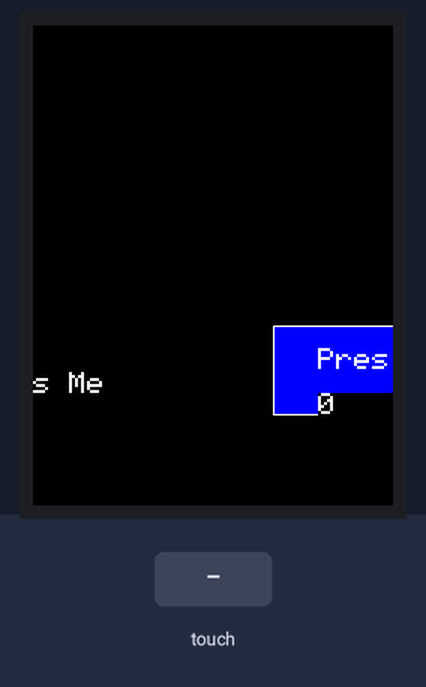
The sketch below on a simulated Arduino Uno, built with avr-gcc and run on an emulated ATmega328P. On the bench: 240×320 colour display. Inputs (shaded band) come from the test bench. What the sketch prints to the serial monitor is not drawn.

Above: at 1.4 s.
1.5 s: touch panel pressed at 13 % / 10 % of its raw x / y range
3.0 s: touch panel pressed at 38 % / 10 % of its raw x / y range
4.5 s: touch panel pressed at 62 % / 10 % of its raw x / y range
6.0 s: touch panel pressed at 87 % / 10 % of its raw x / y range
7.5 s: touch panel pressed at 13 % / 30 % of its raw x / y range
9.0 s: touch panel pressed at 38 % / 30 % of its raw x / y range
Timing chart, 0 to 11.5 s (numbered marks = the images above; inputs shaded):
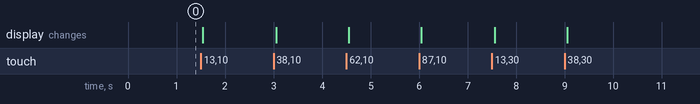

The sketch:

touchscreendemoshield.ino
```cpp
#include <stdint.h>
#include "TouchScreen.h"
#include <MCUFRIEND_kbv.h>

#define YP 14
#define XM 15
#define YM 16
#define XP 17

MCUFRIEND_kbv tft;

TouchScreen ts = TouchScreen(XP, YP, XM, YM, 300);

#define BUTTON_X     160
#define BUTTON_Y     200
#define BUTTON_WIDTH 120
#define BUTTON_HEIGHT 60
#define MINPRESSURE 10
#define MAXPRESSURE 1000
#define TEXT_X   (BUTTON_X + BUTTON_WIDTH / 4)
#define TEXT_Y   (BUTTON_Y + BUTTON_HEIGHT / 4)
int number = 0;


void setup(void) {

  Serial.begin(9600);
  int identifier = tft.readID();
  tft.begin(identifier);
  tft.fillScreen(TFT_BLACK);
  tft.setTextColor(TFT_WHITE);
  tft.setTextSize(2);

  drawButton();
  Serial.println("Started");
  updateNumber();
}

void loop(void) {
  TSPoint p = ts.getPoint();


    Serial.print("X = "); Serial.print(p.x);
     Serial.print("\tY = "); Serial.print(p.y);
     Serial.print("\tPressure = "); Serial.println(p.z);


  // Adjust the pressure threshold for touch detection
  if (p.z > MINPRESSURE && p.z < MAXPRESSURE) {
    number++;
    updateNumber();
    delay(200); // Debounce delay
  }
}
void drawButton() {
  // Ensure coordinates and dimensions are correct
  tft.fillRect(BUTTON_X, BUTTON_Y, BUTTON_WIDTH, BUTTON_HEIGHT, TFT_BLUE);
  tft.drawRect(BUTTON_X, BUTTON_Y, BUTTON_WIDTH, BUTTON_HEIGHT, TFT_WHITE);
  tft.setCursor(TEXT_X, TEXT_Y);
  tft.setTextColor(TFT_WHITE);
  tft.setTextSize(2);
  tft.print("Press Me");
}


void updateNumber() {
  tft.fillRect(TEXT_X, TEXT_Y + 30, BUTTON_WIDTH / 2, BUTTON_HEIGHT / 2, TFT_BLACK);
  tft.setCursor(TEXT_X, TEXT_Y + 30);
  tft.setTextColor(TFT_WHITE);
  tft.setTextSize(2);
  tft.print(number);
}
```
